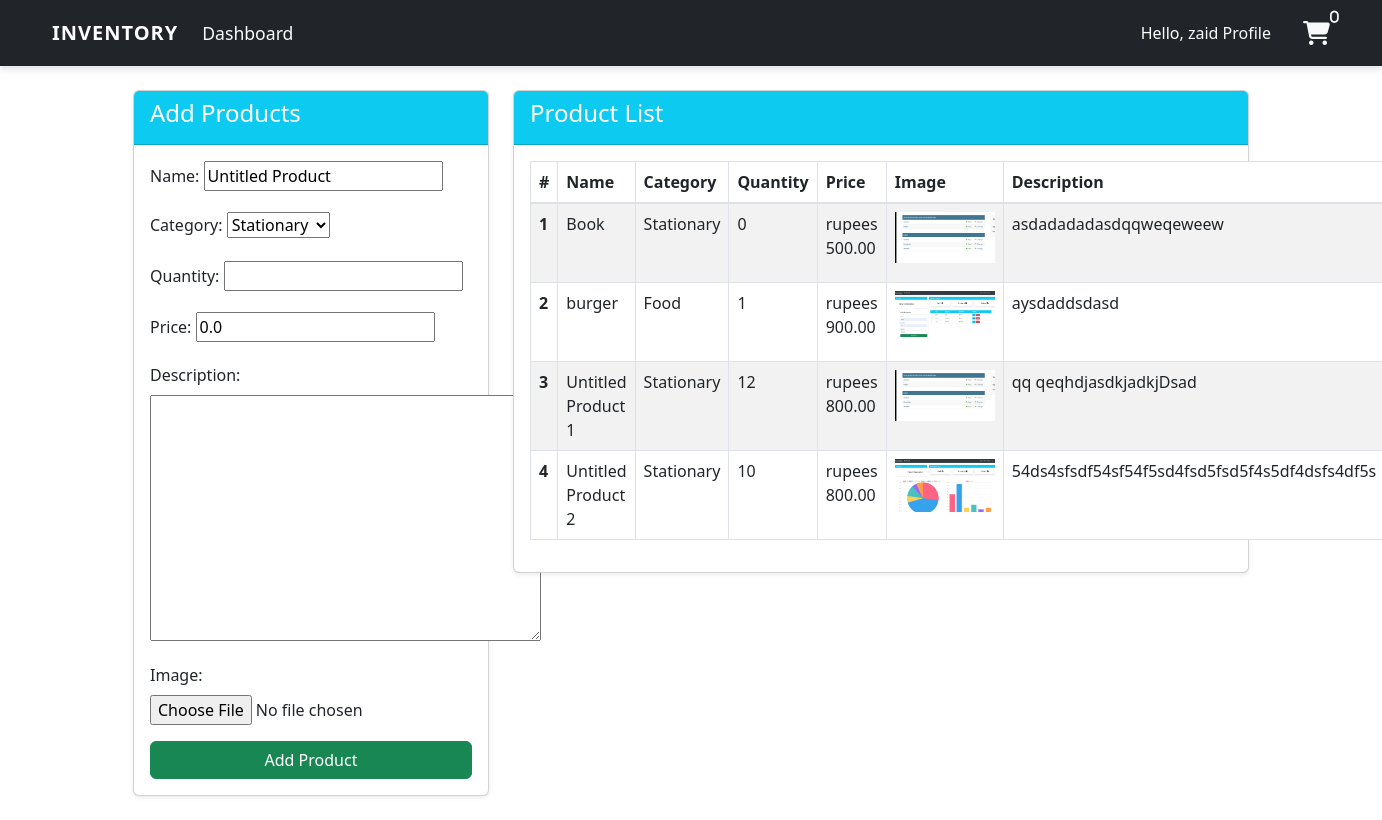
The page /product/ (signed in) on the database as committed earlier.
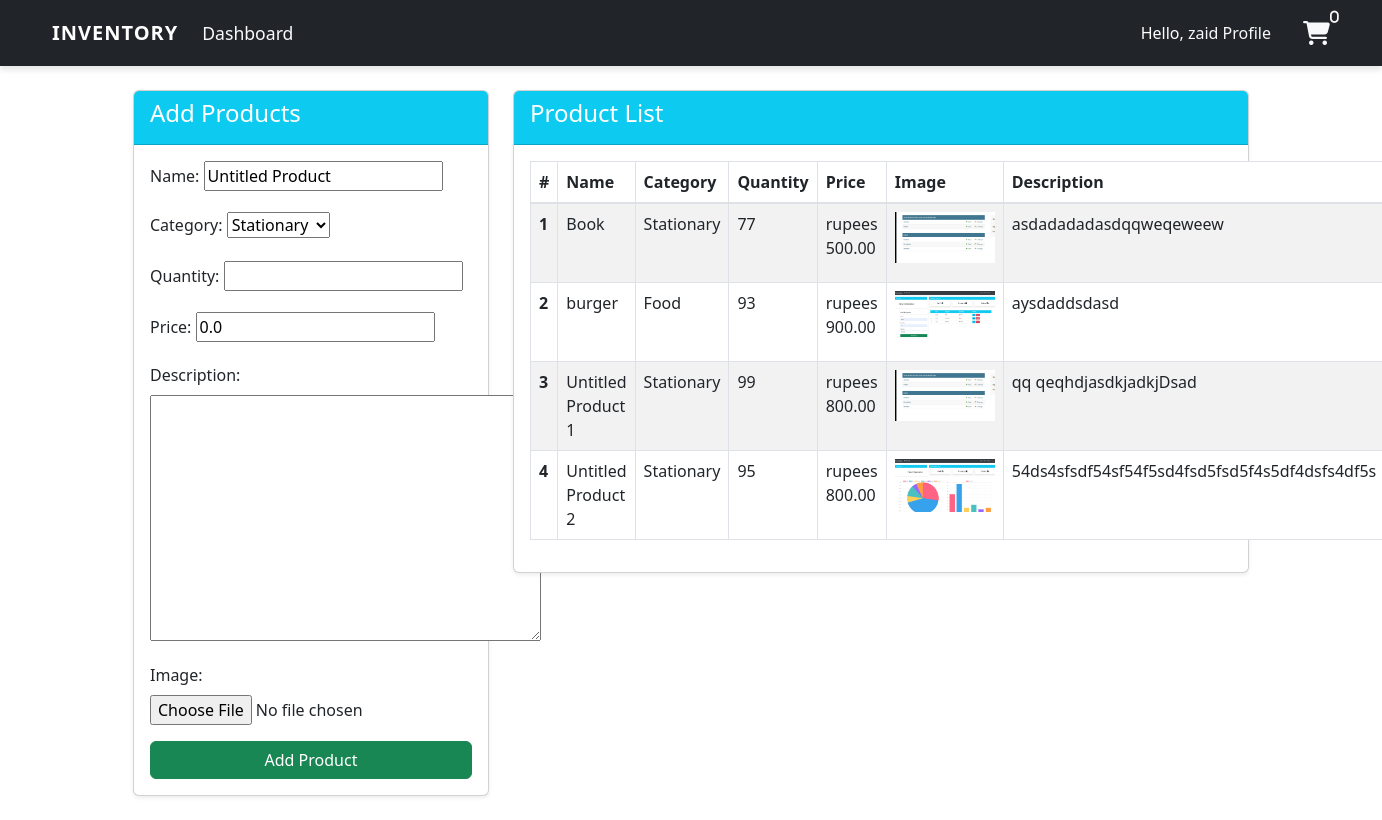
The same page on the database as committed later.
### user/models.py (models this page shows, shortened)
class Product(models.Model):
    name = models.CharField(max_length=100, blank=True , default='Untitled Product')
    category = models.CharField(max_length=20, choices=CATEGORY, blank=True ,default='Stationary')
    quantity = models.PositiveIntegerField()
    price = models.DecimalField(max_digits=10, decimal_places=2, default=0.00)
    description = models.TextField(blank=True, null=True)
    image = models.ImageField(upload_to='product_images/', blank=True, null=True)

### user/views.py (the view)
# urls.py: path('product/' , views.product , name='product'),
@login_required(login_url='login')
def product(request):
    items = Product.objects.filter(quantity__lt=50)
    Lowstock_count =items.count()
    items = Product.objects.all()
    product_count = Product.objects.count()
    workers = User.objects.all()
    worker = workers.count()
    order_count = Order.objects.count()
    orders = Order.objects.filter(payment_status='success')
    if request.method == 'POST':
        form = ProductForm(request.POST , request.FILES)
        if form.is_valid():
            form.save()
            prdct = form.cleaned_data.get('name')
            messages.success(request, f"{prdct}" + 'has been added ')
            return redirect('product')
    else:
        form = ProductForm()
    context  = {
        'Lowstock_count':Lowstock_count,
        'items': items ,
        'form' : form  ,
        'product_count':product_count,
        'order_count' : order_count,
        'orders': orders,
        'worker':worker
    }
    return render(request , 'dashboard/product.html', context)

### user/forms.py
class ProductForm(forms.ModelForm):
    class Meta:
        model = Product
        fields= ['name' , 'category' , 'quantity' ,'price' , 'description' , 'image']

### templates/dashboard/product.html (shortened to what this page needs)
{% extends 'partials/base.html' %}
{% block content %}
  <div class="container my-4">
    <div class="row">
      <div class="col-md-4">
        <div class="card shadow-sm">
          <div class="card-header bg-info text-white">
            <h4>Add Products</h4>
          </div>
          <div class="card-body">
            <form action="" method="POST" enctype="multipart/form-data">
              {{ form.as_p }}
              <button class="btn btn-success btn-block" type="submit">Add Product</button>
            </form>
          </div>
        </div>
      </div>
      <div class="col-md-8">
        <div class="card shadow-sm">
          <div class="card-header bg-info text-white">
            <h4>Product List</h4>
          </div>
          <div class="card-body">
            <table class="table table-striped table-bordered">
              <thead class="bg-info text-white">
                <tr>
                  <th scope="col">#</th>
                  <th scope="col">Name</th>
                  <th scope="col">Category</th>
                  <th scope="col">Quantity</th>
                  <th scope="col">Price</th>
                  <th scope="col">Image</th>
                  <th scope="col">Description</th>
                </tr>
              </thead>
              <tbody>
                {% for item in items %}
                  <tr>
                    <th scope="row">{{ forloop.counter }}</th>
                    <td>{{ item.name }}</td>
                    <td>{{ item.category }}</td>
                    <td>{{ item.quantity }}</td>
                    <td>rupees {{ item.price }}</td>
                    <td>
                      {% if item.image %}
                        <img src="{{ item.image.url }}" alt="{{ item.name }}" style="max-width: 100px; max-height: 100px;" />
                      {% else %}
                        <img src="/static/default-image.png" alt="No image available" style="max-width: 100px; max-height: 100px;" />
                      {% endif %}
                    </td>
                    <td>{{ item.description }}</td>
                  </tr>
                {% endfor %}
              </tbody>
            </table>
          </div>
        </div>
      </div>
    </div>
  </div>
{% endblock %}

Rows that differ between the two databases and show on the page:
changed Product "Book": quantity "0" → "77"
changed Product "burger": quantity "1" → "93"
changed Product "Untitled Product 1": quantity "12" → "99"
changed Product "Untitled Product 2": quantity "10" → "95"
